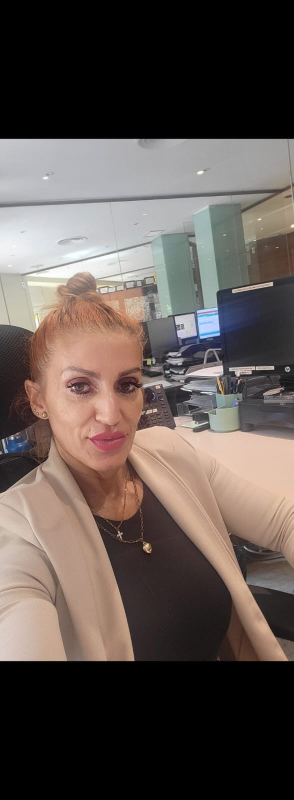
#> input picture maika.jpg, 587 x 1600 px (shown at 1/2 size)
$ python generar_iconos.py maika.jpg out
#> lines starting #> are read from the running program, lines starting #| are printed output that depends on the picture
#!/usr/bin/env python3
# -*- coding: utf-8 -*-
"""
Script para generar todos los iconos PWA desde una imagen original
Requisitos: pip install Pillow
"""

from PIL import Image
import sys
import os
import io

# Configurar la salida a UTF-8 para Windows
if sys.platform == 'win32':
    sys.stdout = io.TextIOWrapper(sys.stdout.buffer, encoding='utf-8')
    sys.stderr = io.TextIOWrapper(sys.stderr.buffer, encoding='utf-8')

def generar_iconos(imagen_original, output_dir="."):
    """
    Genera todos los iconos PWA desde una imagen original

    Args:
        imagen_original: Ruta a la imagen original
        output_dir: Directorio donde guardar los iconos (por defecto: directorio actual)
    """
#> called with imagen_original = 'maika.jpg', output_dir = 'out'
    try:
        # Abrir la imagen original
        print(f"📸 Abriendo imagen: {imagen_original}")
        img = Image.open(imagen_original)
#> img is the input picture: PIL image 587x1600 RGB; mean R, G, B 95, 84.7, 79.9

        # Convertir a RGB si es necesario
        if img.mode != 'RGB':
            print("🔄 Convirtiendo a RGB...")
            img = img.convert('RGB')

        # Obtener dimensiones
        width, height = img.size
#> width = 587; height = 1600
        print(f"📐 Dimensiones originales: {width}x{height}")
#| 📐 Dimensiones originales: 587x1600

        # Crear una versión cuadrada
        min_dim = min(width, height)
#> min_dim = 587

        # Si la imagen es más alta que ancha, recortar desde arriba
        # Si es más ancha que alta, centrar horizontalmente
        if height > width:
            # Imagen vertical: recortar desde arriba para mostrar el rostro
            left = 0
            top = 0
            right = width
#> right = 587
            bottom = width
#> bottom = 587
        else:
            # Imagen horizontal: centrar
            left = (width - min_dim) / 2
            top = 0
            right = (width + min_dim) / 2
            bottom = min_dim

        img_cropped = img.crop((left, top, right, bottom))
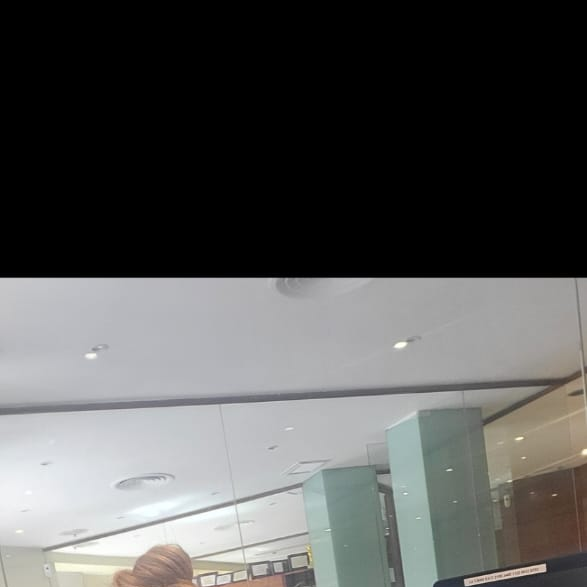
#> img_cropped: PIL image 587x587 RGB; mean R, G, B 88.3, 88.7, 87.8
        print(f"✂️  Imagen recortada a: {min_dim}x{min_dim}")
#| ✂️  Imagen recortada a: 587x587

        # Tamaños a generar (en orden)
        sizes = [
            16, 32, 72, 96, 128,
            144, 152, 167, 180,
            192, 384, 512
        ]

        print(f"\n🎨 Generando {len(sizes)} iconos...")
        print("-" * 50)

        # Generar cada tamaño
        for size in sizes:
            # Usar LANCZOS para mejor calidad
            resized = img_cropped.resize((size, size), Image.Resampling.LANCZOS)
            filename = f"icon-{size}x{size}.png"
            filepath = os.path.join(output_dir, filename)

            # Guardar con alta calidad y sin optimizar para PWA
            resized.save(filepath, "PNG", optimize=False)
            print(f"✅ {filename:25s} [{size:3d}x{size:3d}px]")
#> this loop made 12 passes
#> pass 1, in generar_iconos, `resized = img_cropped.resize((size, size), Image.Resampling.LANCZOS)`:
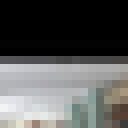
#> resized: PIL image 16x16 RGB (shown 8 times larger); mean R, G, B 89.1, 89.6, 88.7
#> pass 2, in generar_iconos, `resized = img_cropped.resize((size, size), Image.Resampling.LANCZOS)`:
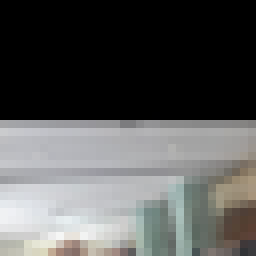
#> resized: PIL image 32x32 RGB (shown 8 times larger); mean R, G, B 88.3, 88.7, 87.8
#> pass 3, in generar_iconos, `resized = img_cropped.resize((size, size), Image.Resampling.LANCZOS)`:
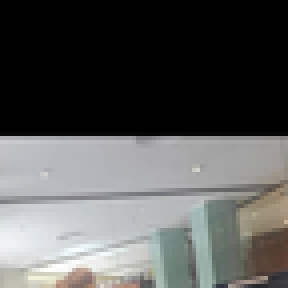
#> resized: PIL image 72x72 RGB (shown 4 times larger); mean R, G, B 88.3, 88.7, 87.8

        print("-" * 50)
        print(f"\n🎉 ¡Todos los iconos generados exitosamente en: {os.path.abspath(output_dir)}")
#| 🎉 ¡Todos los iconos generados exitosamente en: out
        print("\n📋 Próximos pasos:")
        print("   1. Verifica que todos los archivos estén en la raíz del proyecto")
        print("   2. Abre index.html en tu navegador")
        print("   3. Ve a DevTools > Application > Manifest para verificar")
        print("   4. Prueba 'Agregar a pantalla de inicio' en tu dispositivo móvil")

    except FileNotFoundError:
        print(f"❌ Error: No se encontró la imagen '{imagen_original}'")
        print("   Verifica que la ruta sea correcta")
        sys.exit(1)
    except Exception as e:
        print(f"❌ Error inesperado: {e}")
        sys.exit(1)

if __name__ == "__main__":
    print("=" * 50)
    print("🖼️  GENERADOR DE ICONOS PWA - MAIKA PORCUNA")
    print("=" * 50)
    print()

    # Verificar argumentos
    if len(sys.argv) < 2:
        print("Uso: python generar_iconos.py <imagen_original> [directorio_destino]")
        print()
        print("Ejemplo: python generar_iconos.py foto_maika.jpg")
        print("Ejemplo: python generar_iconos.py foto_maika.jpg ./iconos")
        print()
        print("Requisitos:")
        print("  pip install Pillow")
        sys.exit(1)

    imagen_original = sys.argv[1]
    output_dir = sys.argv[2] if len(sys.argv) > 2 else "."

    # Crear directorio de salida si no existe
    if output_dir != "." and not os.path.exists(output_dir):
        os.makedirs(output_dir)

    generar_iconos(imagen_original, output_dir)
